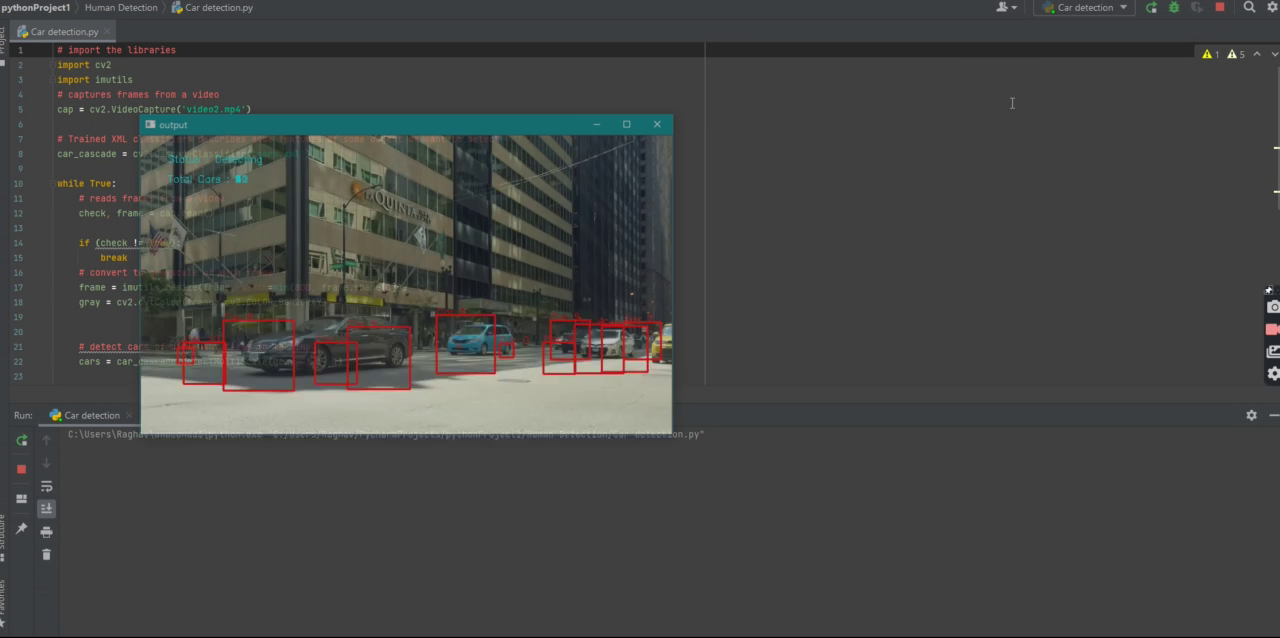
#> input picture frame 44 of car detection.mp4, 1280 x 638 px, given in place of vehicle_vid.mp4, which was not available
$ python 'Car detection.py'
#> lines starting #> are read from the running program, lines starting #| are printed output that depends on the picture; pictures that were not available may be replaced by others from this repository, and a replacement may not be noted
# import the libraries
import cv2
import imutils
# captures frames from a video
cap = cv2.VideoCapture('vehicle_vid.mp4')

# Trained XML classifiers describes some features of some object we want to detect
car_cascade = cv2.CascadeClassifier('cars.xml')

while True:
    # reads frames from a video
    check, frame = cap.read()
#> frame is the input picture: shape (638, 1280, 3); mean B, G, R 68.5, 70, 68.8

    if (check != True):
        break
    # convert to grayscale of each frame
    frame = imutils.resize(frame, width=min(800, frame.shape[1]))
#> frame: shape (398, 800, 3)
    gray = cv2.cvtColor(frame, cv2.COLOR_BGR2GRAY)
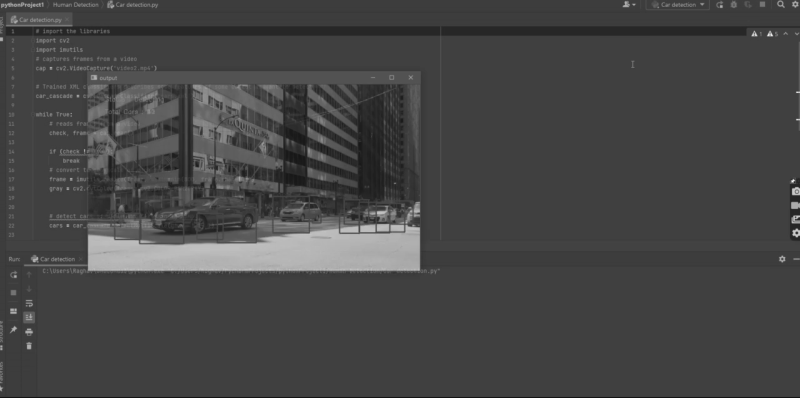
#> gray: shape (398, 800); min 20, max 247, mean 69.4


    # detect cars of different sizes in the input
    cars = car_cascade.detectMultiScale(gray, 1.1, 1)
#> cars = [[218, 216, 21, 21], [367, 219, 23, 23], [371, 217, 25, 25], [153, 196, 52, 52]]

    # create car var to maintain count
    car = 0

    # draw rectangles on each car
    for (x, y, w, h) in cars:
        cv2.rectangle(frame, (x, y), (x + w, y + h), (0, 0, 255), 2)
        cv2.putText(frame, f'Car {car}', (x, y), cv2.FONT_HERSHEY_SIMPLEX, 0.5, (0, 0, 255), 1)
        car += 1
        cv2.putText(frame, 'Status : Detecting', (40, 40), cv2.FONT_HERSHEY_SIMPLEX, 0.5,
                    (255, 255, 0), 1)
        cv2.putText(frame, f'Total Cars : {car}', (40, 70), cv2.FONT_HERSHEY_SIMPLEX,
                    0.5, (255, 255, 0), 1)
#> this loop made 4 passes
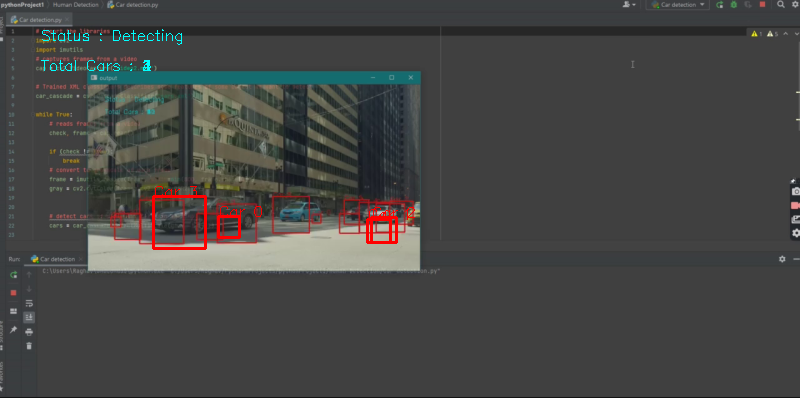
#> frame: shape (398, 800, 3); mean B, G, R 68.4, 69.8, 69.4
#> after the loop, car = 4

    # display frames in a video
    cv2.imshow('output', frame)

    # wait for Esc to stop
    if cv2.waitKey(33) == 27:
#> (key Esc is pressed here)
        break;

cap.release()
# de-allocate any associated memory usage
cv2.destroyAllWindows()

$ run again, starting later in the video
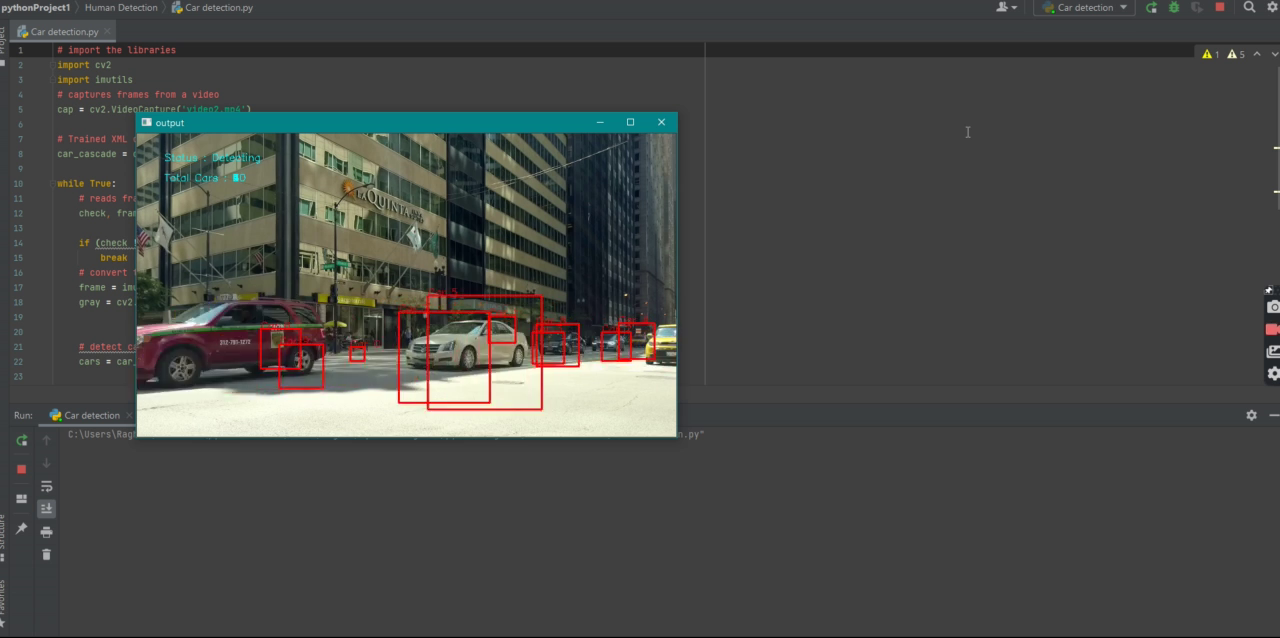
#> input picture frame 200 of car detection.mp4, 1280 x 638 px, given in place of vehicle_vid.mp4, which was not available
#> frame is the input picture: shape (638, 1280, 3); mean B, G, R 71, 73.2, 71.6
#> `gray = cv2.cvtColor(frame, cv2.COLOR_BGR2GRAY)`:
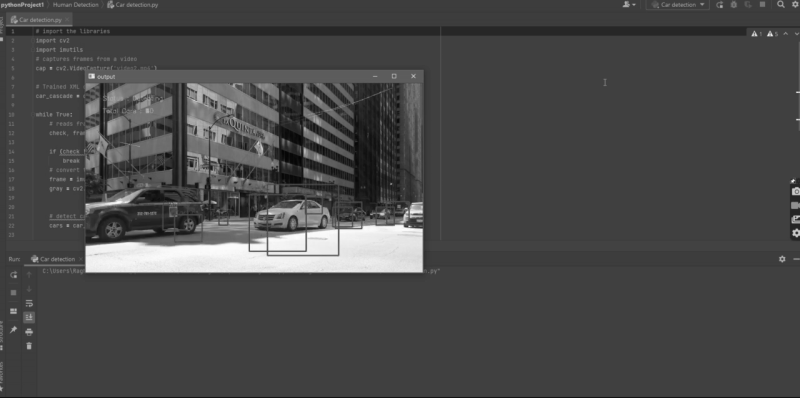
#> gray: shape (398, 800); min 5, max 253, mean 72.4
#> cars = [[174, 218, 24, 24], [256, 226, 45, 45]]
#> the loop `for (x, y, w, h) in cars:` made 2 passes
#> (x, y, w, h, car) on passes 1 to 2: (174, 218, 24, 24, 1), (256, 226, 45, 45, 2)
#> after the loop `for (x, y, w, h) in cars:`:
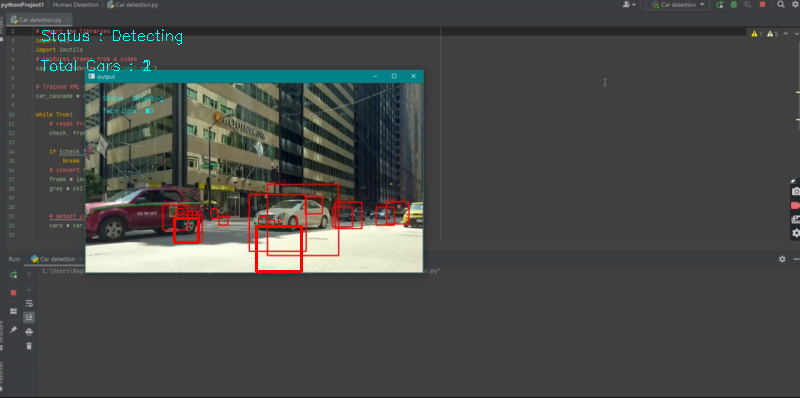
#> frame: shape (398, 800, 3); mean B, G, R 70.9, 73.2, 71.8
#> after the loop `for (x, y, w, h) in cars:`: car = 2

$ run again, starting later in the video
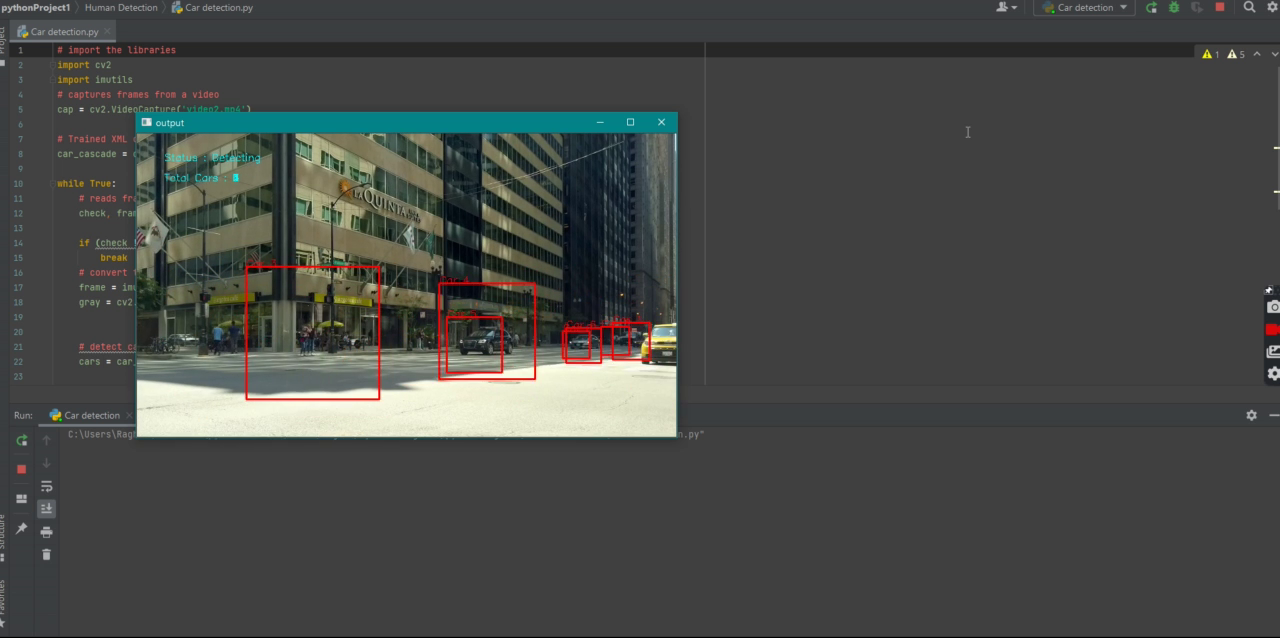
#> input picture frame 356 of car detection.mp4, 1280 x 638 px, given in place of vehicle_vid.mp4, which was not available
#> frame is the input picture: shape (638, 1280, 3); mean B, G, R 71, 73.4, 71.2
#> `gray = cv2.cvtColor(frame, cv2.COLOR_BGR2GRAY)`:
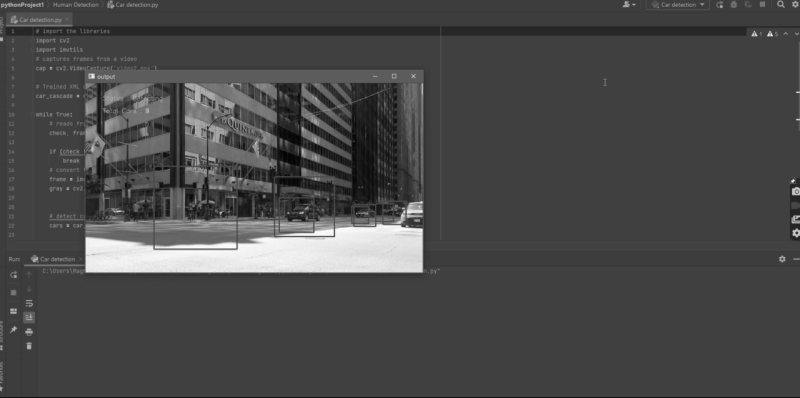
#> gray: shape (398, 800); min 3, max 252, mean 72.5
#> cars = [[250, 208, 43, 43], [277, 189, 47, 47], [390, 188, 52, 52], [186, 205, 52, 52], [116, 176, 60, 60]]
#> the loop `for (x, y, w, h) in cars:` made 5 passes
#> after the loop `for (x, y, w, h) in cars:`:
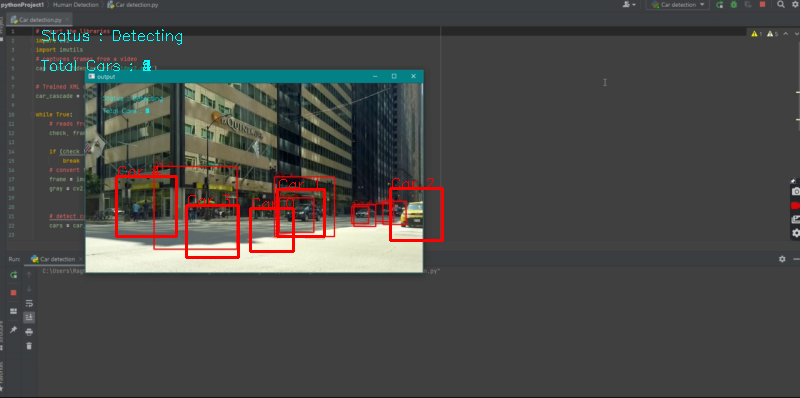
#> frame: shape (398, 800, 3); mean B, G, R 70.3, 72.6, 72.6
#> after the loop `for (x, y, w, h) in cars:`: car = 5
